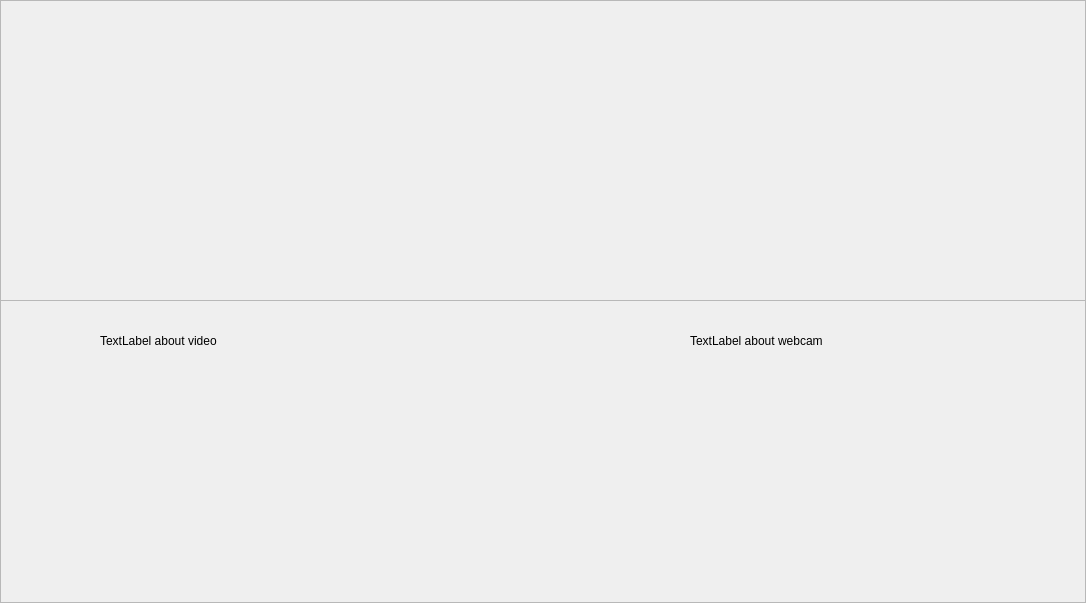
                         <widget class="QWidget" name="learning_container">
                          <property name="geometry">
                           <rect>
                            <x>0</x>
                            <y>0</y>
                            <width>1086</width>
                            <height>603</height>
                           </rect>
                          </property>
                          <layout class="QVBoxLayout" name="verticalLayout_23">
                           <property name="spacing">
                            <number>0</number>
                           </property>
                           <property name="leftMargin">
                            <number>0</number>
                           </property>
                           <property name="topMargin">
                            <number>0</number>
                           </property>
                           <property name="rightMargin">
                            <number>0</number>
                           </property>
                           <property name="bottomMargin">
                            <number>0</number>
                           </property>
                           <item>
                            <widget class="QFrame" name="frame">
                             <property name="frameShape">
                              <enum>QFrame::StyledPanel</enum>
                             </property>
                             <property name="frameShadow">
                              <enum>QFrame::Raised</enum>
                             </property>
                             <widget class="QFrame" name="frame_2">
                              <property name="geometry">
                               <rect>
                                <x>0</x>
                                <y>0</y>
                                <width>1171</width>
                                <height>301</height>
                               </rect>
                              </property>
                              <property name="frameShape">
                               <enum>QFrame::StyledPanel</enum>
                              </property>
                              <property name="frameShadow">
                               <enum>QFrame::Raised</enum>
                              </property>
                              <layout class="QHBoxLayout" name="horizontalLayout_6">
                               <property name="spacing">
                                <number>0</number>
                               </property>
                               <item>
                                <widget class="QLabel" name="vid_label">
                                 <property name="text">
                                  <string/>
                                 </property>
                                </widget>
                               </item>
                               <item>
                                <widget class="QLabel" name="webcam_label">
                                 <property name="text">
                                  <string/>
                                 </property>
                                 <property name="margin">
                                  <number>10</number>
                                 </property>
                                </widget>
                               </item>
                              </layout>
                             </widget>
                             <widget class="QLabel" name="about_video">
                              <property name="geometry">
                               <rect>
                                <x>100</x>
                                <y>320</y>
                                <width>391</width>
                                <height>41</height>
                               </rect>
                              </property>
                              <property name="text">
                               <string>TextLabel about video</string>
                              </property>
                             </widget>
                             <widget class="QLabel" name="about_webcam">
                              <property name="geometry">
                               <rect>
                                <x>690</x>
                                <y>320</y>
                                <width>391</width>
                                <height>41</height>
                               </rect>
                              </property>
                              <property name="text">
                               <string>TextLabel about webcam</string>
                              </property>
                             </widget>
                            </widget>
                           </item>
                          </layout>
                         </widget>
